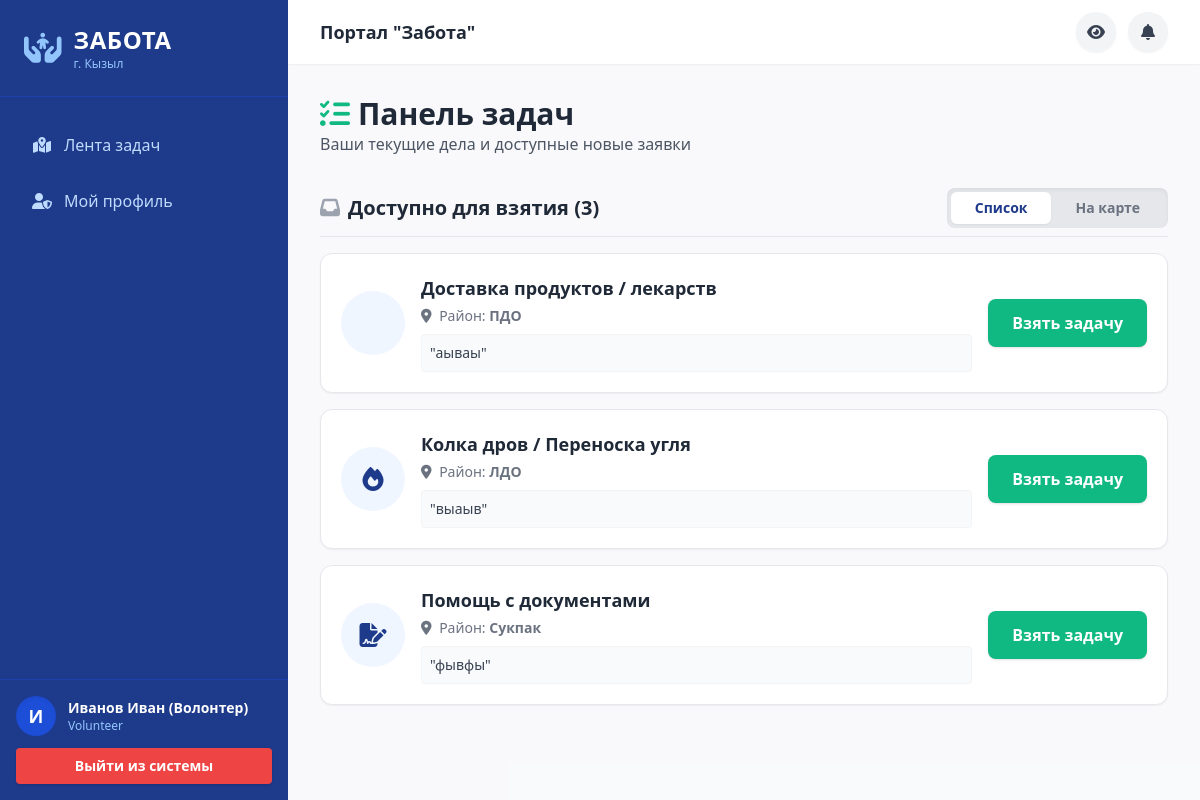
Page /volunteer/feed (signed in) on the committed database.
### models.py (models this page shows)
class User(Base):
    __tablename__ = "users"
    id = Column(Integer, primary_key=True, index=True)
    full_name = Column(String(255))
    phone = Column(String(20), unique=True, index=True)
    password_hash = Column(String(255))
    role = Column(Enum(UserRole), default=UserRole.resident)
    district_id = Column(Integer, ForeignKey("districts.id"), nullable=True)
    status = Column(Enum(UserStatus), default=UserStatus.active)
    rating = Column(Float, default=0.0)
    volunteer_hours = Column(Integer, default=0)
    created_at = Column(DateTime, default=datetime.utcnow)
    district = relationship("District", back_populates="users")
    applications = relationship("Application", back_populates="user")
    assignments = relationship("TaskAssignment", back_populates="volunteer")
    messages = relationship("TaskMessage", back_populates="sender")
    certificates = relationship("Certificate", back_populates="user")
    notifications = relationship("Notification", back_populates="user", cascade="all, delete-orphan")

class Application(Base):
    __tablename__ = "applications"
    id = Column(Integer, primary_key=True, index=True)
    user_id = Column(Integer, ForeignKey("users.id"))
    uin = Column(String(20), unique=True, index=True)
    applicant_name = Column(String(255))
    phone = Column(String(20))
    is_third_party = Column(Boolean, default=False)
    third_party_info = Column(Text, nullable=True)
    benefit_category = Column(String(100))
    district_id = Column(Integer, ForeignKey("districts.id"))
    address = Column(Text)
    category_id = Column(Integer, ForeignKey("categories.id"))
    description = Column(Text)
    audio_url = Column(String(255), nullable=True)
    is_emergency = Column(Boolean, default=False)
    status = Column(Enum(ApplicationStatus), default=ApplicationStatus.new)
    required_volunteers = Column(Integer, default=1)
    created_at = Column(DateTime, default=datetime.utcnow)
    user = relationship("User", back_populates="applications")
    district = relationship("District", back_populates="applications")
    category = relationship("Category", back_populates="applications")
    assignments = relationship("TaskAssignment", back_populates="application")
    messages = relationship("TaskMessage", back_populates="application")

class Category(Base):
    __tablename__ = "categories"
    id = Column(Integer, primary_key=True, index=True)
    title = Column(String(100))
    icon = Column(String(50))
    applications = relationship("Application", back_populates="category")

class District(Base):
    __tablename__ = "districts"
    id = Column(Integer, primary_key=True, index=True)
    name = Column(String(100), index=True)
    users = relationship("User", back_populates="district")
    applications = relationship("Application", back_populates="district")

### main.py (the view)
@app.get("/volunteer/feed")
async def volunteer_feed(request: Request, db: Session = Depends(get_db), user: models.User = Depends(auth.get_current_user)):
    if not user or user.role.name != 'volunteer':
        return RedirectResponse(url="/login")
    if user.status.name == 'pending':
        return templates.TemplateResponse("volunteer_feed.html", {"request": request, "tasks": [], "active_assignments": [], "user": user, "is_pending": True})
    tasks = db.query(models.Application).filter(models.Application.status == models.ApplicationStatus.approved).order_by(models.Application.is_emergency.desc(), models.Application.created_at.desc()).all()
    active_assignments = db.query(models.TaskAssignment).filter(models.TaskAssignment.volunteer_id == user.id, models.TaskAssignment.status.in_([models.TaskStatus.accepted, models.TaskStatus.rejected])).all()
    return templates.TemplateResponse("volunteer_feed.html", {"request": request, "tasks": tasks, "active_assignments": active_assignments, "districts": db.query(models.District).all(), "user": user, "is_pending": False})

### templates/volunteer_feed.html (shortened to what this page needs)
{% extends "base.html" %}
{% block head %}
<link rel="stylesheet" href="https://unpkg.com/leaflet@1.9.4/dist/leaflet.css" />
{% endblock %}
{% block content %}
{% if is_pending %}
<div class="max-w-2xl mx-auto bg-yellow-50 border border-yellow-200 p-10 rounded-xl shadow-sm mt-10 text-center">
    <i class="fa-solid fa-user-clock text-6xl text-yellow-400 mb-4"></i>
    <h3 class="text-2xl font-bold text-yellow-800">Аккаунт на проверке</h3>
    <p class="text-yellow-700 mt-3 text-lg">Здравствуйте, {{ user.full_name }}!</p>
    <p class="text-yellow-700 mt-2">В целях безопасности адреса скрыты. Доступ к ленте откроется, как только инспектор Департамента проверит и одобрит ваш профиль.</p>
</div>
{% else %}
<div class="max-w-5xl mx-auto">
    <div class="flex flex-col md:flex-row justify-between items-center mb-6 gap-4">
        <div>
            <h2 class="text-3xl font-bold text-gray-800"><i class="fa-solid fa-list-check text-success mr-2"></i>Панель задач</h2>
            <p class="text-gray-600">Ваши текущие дела и доступные новые заявки</p>
        </div>
    </div>
    <div class="flex flex-col md:flex-row justify-between items-center mb-4 mt-8 gap-4 border-b pb-2">
        <h3 class="text-xl font-bold text-gray-800"><i class="fa-solid fa-inbox text-gray-400 mr-2"></i>Доступно для взятия ({{ tasks|length }})</h3>
        <div class="bg-gray-200 rounded-lg p-1 inline-flex shadow-inner">
            <button id="btnList" class="px-6 py-1.5 rounded-md bg-white shadow-sm font-bold text-brand text-sm transition">Список</button>
            <button id="btnMap" class="px-6 py-1.5 rounded-md text-gray-500 hover:text-gray-700 font-bold text-sm transition">На карте</button>
        </div>
    </div>
    <div id="listContainer" class="space-y-4">
        {% if tasks %}
            {% for task in tasks %}
            <div class="bg-white rounded-xl shadow-sm border border-gray-200 p-5 hover:shadow-md transition flex flex-col md:flex-row gap-4 items-center {% if task.is_emergency %}border-l-4 border-l-danger{% endif %}">
                <div class="hidden md:flex w-16 h-16 rounded-full bg-blue-50 items-center justify-center text-2xl text-brand flex-shrink-0">
                    <i class="fa-solid fa-{{ task.category.icon }}"></i>
                </div>
                <div class="flex-grow w-full">
                    <div class="flex justify-between items-start">
                        <h3 class="text-lg font-bold text-gray-800">{{ task.category.title }}</h3>
                    </div>
                    <p class="text-sm text-gray-500 mt-1"><i class="fa-solid fa-location-dot mr-1"></i> Район: <b>{{ task.district.name }}</b></p>
                    <p class="text-gray-700 mt-2 line-clamp-2 bg-gray-50 p-2 rounded text-sm border border-gray-100">"{{ task.description }}"</p>
                </div>
                <div class="w-full md:w-auto flex-shrink-0">
                    <button onclick="takeTask({{ task.id }})" class="w-full md:w-auto bg-success hover:bg-emerald-600 text-white font-bold py-3 px-6 rounded-lg shadow transition">
                        Взять задачу
                    </button>
                </div>
            </div>
            {% endfor %}
        {% else %}
            <div class="text-center py-16 bg-white rounded-xl border border-gray-200">
                <i class="fa-solid fa-mug-hot text-6xl text-gray-300 mb-4"></i>
                <h3 class="text-xl font-bold text-gray-600">Все задачи выполнены!</h3>
                <p class="text-gray-500 mt-2">Вы можете немного отдохнуть, пока не появятся новые.</p>
            </div>
        {% endif %}
    </div>
</div>
{% endif %}
{% endblock %}

### templates/base.html (shortened to what this page needs)
<!DOCTYPE html>
<html lang="ru">
<head>
    <script src="https://cdn.tailwindcss.com"></script>
    <link rel="stylesheet" href="https://cdnjs.cloudflare.com/ajax/libs/font-awesome/6.4.0/css/all.min.css">
    {% block head %}{% endblock %}
</head>
<body class="bg-gray-50 font-sans antialiased transition-all duration-300">
    <div class="flex h-screen overflow-hidden">
        <aside id="sidebar" class="bg-brand text-white w-72 flex-shrink-0 fixed inset-y-0 left-0 transform -translate-x-full md:relative md:translate-x-0 transition-transform duration-300 ease-in-out z-50 flex flex-col shadow-2xl md:shadow-none">
            <div class="p-6 flex items-center justify-between border-b border-blue-800">
                <a href="/" class="flex items-center space-x-3">
                    <i class="fa-solid fa-hands-holding-child text-3xl text-blue-300"></i>
                    <div>
                        <h1 class="text-2xl font-bold tracking-wide">ЗАБОТА</h1>
                        <p class="text-xs text-blue-300">г. Кызыл</p>
                    </div>
                </a>
            </div>
            <nav class="flex-grow p-4 space-y-2 overflow-y-auto mt-2">
                {% if user %}
                    {% if user.role.name == 'volunteer' %}
                        <a href="/volunteer/feed" class="nav-item"><i class="fa-solid fa-map-location-dot w-5 text-center"></i> Лента задач</a>
                        <a href="/volunteer/profile" class="nav-item"><i class="fa-solid fa-user-shield w-5 text-center"></i> Мой профиль</a>
                    {% endif %}
                {% endif %}
            </nav>
            {% if user %}
            <div class="p-4 bg-blue-900 border-t border-blue-800">
                <div class="flex items-center gap-3 mb-3">
                    <div class="w-10 h-10 rounded-full bg-blue-700 flex items-center justify-center text-lg font-bold text-white shadow-inner">{{ user.full_name[0] }}</div>
                    <div class="overflow-hidden">
                        <p class="truncate font-bold text-sm text-white">{{ user.full_name }}</p>
                        <p class="text-xs text-blue-300 capitalize">{{ user.role.name }}</p>
                    </div>
                </div>
                <a href="/logout" class="block w-full text-center bg-red-500 hover:bg-red-600 transition text-white py-2 rounded text-sm font-bold shadow">Выйти из системы</a>
            </div>
            {% endif %}
        </aside>
        <div class="flex-1 flex flex-col h-screen overflow-hidden relative">
            <header class="bg-white shadow-sm h-16 flex items-center justify-between px-4 md:px-8 z-30">
                <div class="flex items-center">
                    <h2 class="font-bold text-gray-800 hidden sm:block text-lg">Портал "Забота"</h2>
                </div>
                <div class="flex items-center gap-3">
                    <button id="accessibilityBtn" title="Версия для слабовидящих" class="w-10 h-10 rounded-full bg-gray-100 hover:bg-blue-50 text-gray-700 hover:text-brand transition flex items-center justify-center shadow-sm">
                        <i class="fa-solid fa-eye"></i>
                    </button>
                    {% if user %}
                    <div class="relative">
                        <button id="notifBtn" class="relative w-10 h-10 rounded-full bg-gray-100 hover:bg-blue-50 text-gray-700 hover:text-brand transition flex items-center justify-center shadow-sm">
                            <i class="fa-solid fa-bell"></i>
                        </button>
                    </div>
                    {% endif %}
                </div>
            </header>
            <main class="flex-1 overflow-x-hidden overflow-y-auto bg-gray-50/50 p-4 md:p-8">
                <div>
                    {% block content %}{% endblock %}
                </div>
            </main>
        </div>
    </div>
</body>
</html>

### templates/base.html (style rules this page uses)
.nav-item { display: flex; align-items: center; gap: 0.75rem; padding: 0.75rem 1rem; border-radius: 0.5rem; transition: all 0.2s; color: #bfdbfe; }

### rows in the picture
User: full_name "И", full_name "Иванов Иван (Волонтер)", role.name "Volunteer"
Application: category "Доставка продуктов / лекарств", district.name "ПДО", description "аываы"
Application: category "Колка дров / Переноска угля", district.name "ЛДО", description "выаыв"
Application: category "Помощь с документами", district.name "Сукпак", description "фывфы"

### other values in the picture
{{ tasks|length }} "3"
